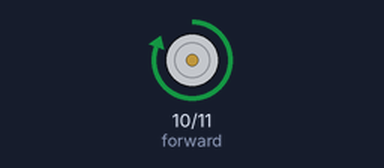
Recording of a sketch running on a simulated Arduino Uno, built with avr-gcc and run on an emulated ATmega328P. On the bench: motor-driver pin pairs drawn as motors (green arrow = first pin HIGH = forward, orange = second pin HIGH = backward, longer = more drive).

Above: at 1.0 s.
At 3.0 s:
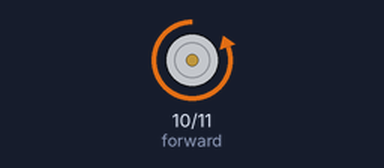
Timing chart, 0 to 5.2 s (numbered marks = the images above):
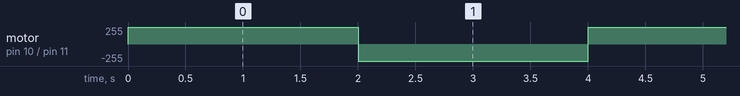

The sketch:

Forward_Reverse_Control.ino
```cpp
#define forward 10
#define reverse 11

void setup() {
  pinMode(forward,OUTPUT);
  pinMode(reverse,OUTPUT);
}

void loop() {
  // put your main code here, to run repeatedly:
  digitalWrite(forward,HIGH);
  digitalWrite(reverse,LOW);
  delay(2000);

  digitalWrite(forward,LOW);
  digitalWrite(reverse,HIGH);
  delay(2000);
}
```

Measured:
- by itself, motor on pin 10 (forward) / pin 11 (reverse): alternates forward 255/255 for 2.0 s and backward 255/255 for 2.0 s
